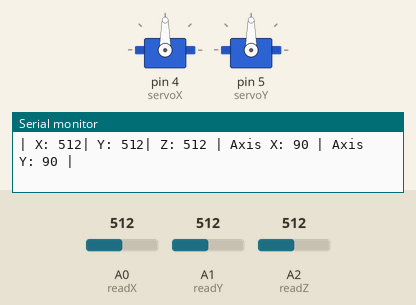
Simulated run of this sketch. Board: Arduino Uno, built with avr-gcc and run on an emulated ATmega328P. Parts: 2 × servo, the last lines printed to the serial monitor. Inputs (shaded band) come from the test bench; at power-on: A0 (readX) = 512, A1 (readY) = 512, A2 (readZ) = 512.

Above: at 1.2 s.
1.3 s: A0 (readX) set to 530
4.3 s: A0 (readX) set to 560
At 6.0 s:
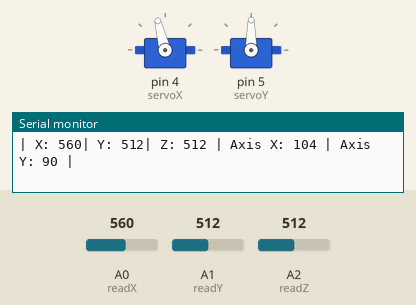
7.3 s: A1 (readY) set to 534
10.3 s: A1 (readY) set to 552
At 11.8 s:
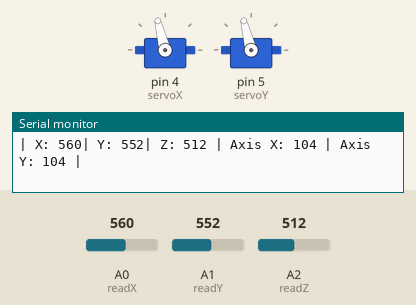
13.3 s: A1 (readY) set to 488
16.3 s: A1 (readY) set to 468
At 19.0 s:
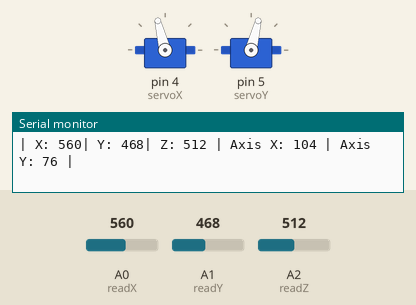
Timing chart, 0 to 20.3 s (numbered marks = the images above; inputs shaded):
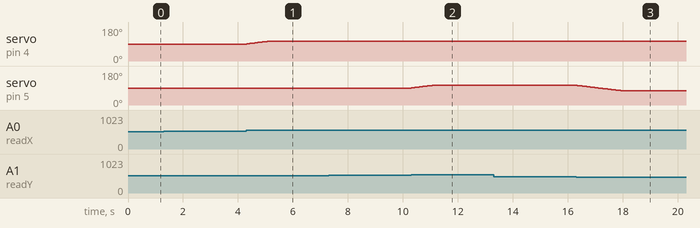

Measured:
- the behaviour switches between 544 and 545 on A0 (readX) (found by bisection; images 0 and 1)
- the behaviour switches between 544 and 545 on A1 (readY) (found by bisection; images 1 and 2)
- the behaviour switches between 480 and 479 on A1 (readY) (found by bisection; images 2 and 3)
- after the input at 4.3 s, servo on pin 4 (servoX): moves from 90° to 104° over 0.75 s, starting at once
- after the input at 10.3 s, servo on pin 5 (servoY): moves from 90° to 104° over 0.76 s, starting at once
- after the input at 16.3 s, servo on pin 5 (servoY): moves from 104° to 76° over 1.6 s, starting at once

The sketch:

DavidBowie.ino
```cpp
/*
   September 17, 2020
   Labyrinth Control Program
   Gareth Koch
*/

#include <Servo.h>

// Define servo pins
#define servoX 4
#define servoY 5

// Define joystick pins
#define readX A0
#define readY A1
#define readZ A2

// Create servos
Servo axisX;
Servo axisY;

// Servo parameters
int neutralX = 90;
int neutralY = 90;
int posX;
int posY;
int posZ;
int maxDevX = neutralX + 14;
int minDevX = neutralX - 14;
int maxDevY = neutralY + 14;
int minDevY = neutralY - 14;

// Joystick parameters
int neutralJ = 512;
int joystickX = neutralJ;
int joystickY = neutralJ;
int joystickZ = 0;


void setup() {
  Serial.begin(9600);
  // Attach servos to their respective pins
  axisX.attach(servoX);
  axisY.attach(servoY);
  Serial.println("Servos attached");

  // Set servos to neutral position
  posX = neutralX;
  posY = neutralY;
  axisX.write(posX);
  axisY.write(posY);
  Serial.println("Positions neutral");
}

void loop() {
  // Read joystick poisition information
  joystickX = analogRead(readX);
  joystickY = analogRead(readY);
  joystickZ = analogRead(readZ);

  // When joystick is pushed down, reset axes to neutral position
  if (joystickZ < 512) {
    reset();
  }

  // Change servo poition based on joystick deflection
  posX = servoControl(joystickX, posX, maxDevX, minDevX);
  posY = servoControl(joystickY, posY, maxDevY, minDevY);
  axisX.write(posX);
  axisY.write(posY);

  // Prints above values to serial monitor to aid in troubleshooting
  debug();
}

// General function to translate joystick deflection into change in servo angle
int servoControl (int dJoystick, int pos, int maxDev, int minDev) {
  if (dJoystick > 544 && pos < maxDev) {
    pos++;
  } else if (dJoystick < 480 && pos > minDev) {
    pos--;
  }
  return pos;
}

// Sets both axes to their neutral position
void reset() {
  if (posX > neutralX) {
    posX --;
    axisX.write(posX);
    delay(10);
  } else if (posX < neutralX) {
    posX ++;
    axisX.write(posX);
    delay(10);
  }

  if (posY > neutralY) {
    posY --;
    axisY.write(posY);
    delay(10);
  } else if (posY < neutralY) {
    posY ++;
    axisY.write(posY);
    delay(10);
  }
}

// Prints the read/write values to serial monitor
void debug() {
  Serial.print("| X: ");
  Serial.print(joystickX);
  Serial.print("| Y: ");
  Serial.print(joystickY);
  Serial.print("| Z: ");
  Serial.print(joystickZ);
  Serial.print(" | Axis X: ");
  Serial.print(posX);
  Serial.print(" | Axis Y: ");
  Serial.print(posY);
  Serial.println(" | ");
}
```
